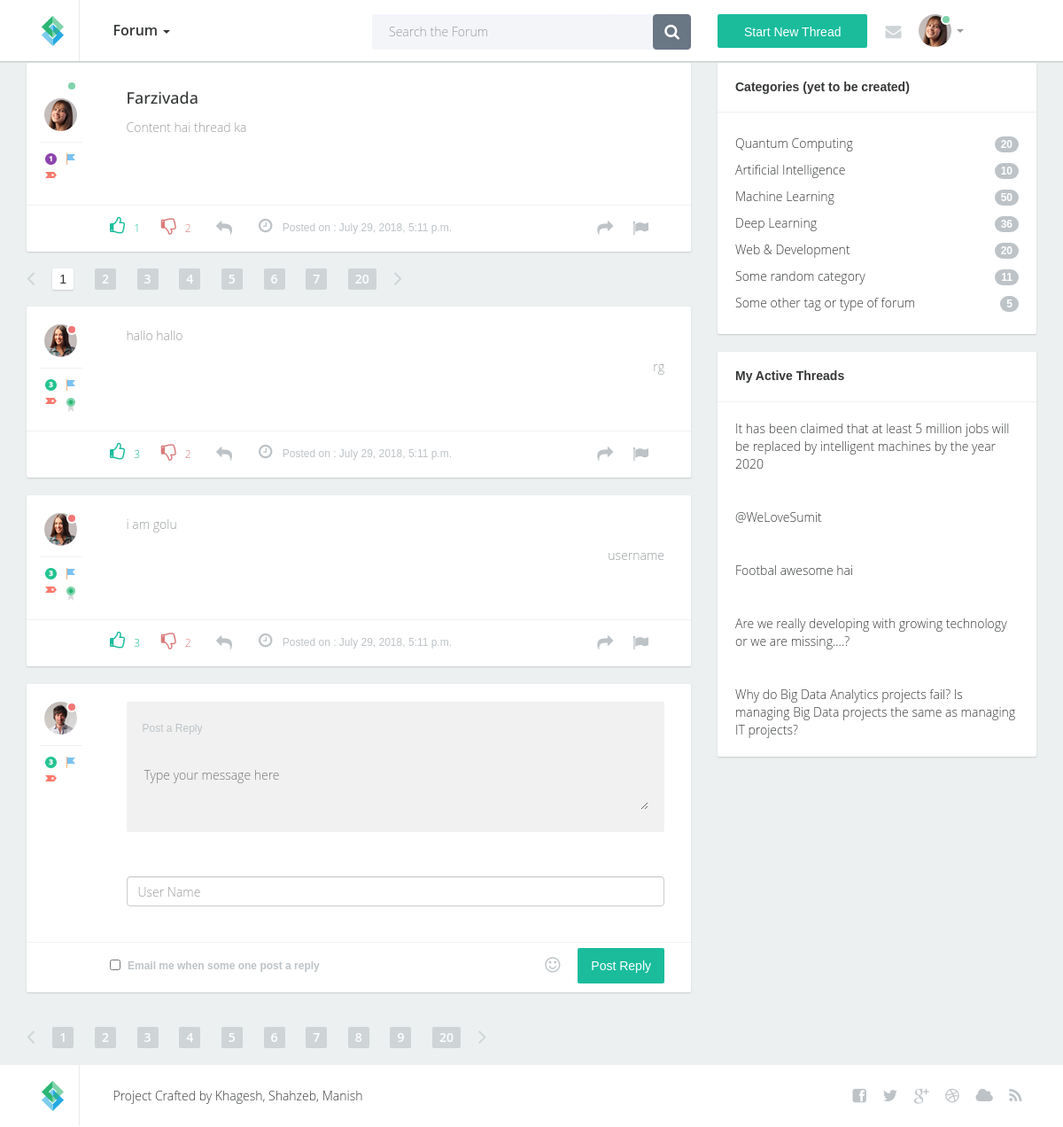
Screenshot of /forum/view/7 with the database file from the repository.
### authenticate_app/models.py (models this page shows, shortened)
class thread(models.Model):
    TOPIC_CHOICES = (
        ('TOPIC1', (
            ('S1', 'Subtopic 1'),
            ('S2', 'Subtopic 2 (Default)'),
        )
        ),
        ('TOPIC2', (
            ('S3', 'Subtopic 3'),
            ('S3', 'Subtopic 4'),
        )
        ),
        ('OT', 'OTHER'),
    )
    user_name = models.CharField(max_length=50)
    subject = models.CharField(max_length=50, unique=True)
    topic = models.CharField(
        max_length=2, choices=TOPIC_CHOICES, default="Subtopic 2")
    datetime = models.DateTimeField(auto_now=True)
    description = models.CharField(max_length = 150)
    post_body = models.TextField()
    likes = models.IntegerField(default = 0)
    dislikes = models.IntegerField(default = 0)

class reply(models.Model):
    parent_post = models.ForeignKey('thread', on_delete=models.CASCADE)
    user_name = models.CharField(max_length=50, default = "Anonymous")
    date_field = models.DateTimeField(auto_now=True)
    reply_body = models.TextField(null = False)
    likes = models.IntegerField(default=0)
    dislikes = models.IntegerField(default = 0)

### authenticate_app/views.py (the view, shortened to what this page needs)
# urls.py: path('view/<int:id>', views.view_thread, name = "viewthread"),
def view_thread(request, id):
    replies = reply.objects.filter(parent_post_id = id)
    all_threads = thread.objects.order_by('datetime')
    thread_data = thread.objects.get(id = id)
    reply_data = {"reply_data" : replies,
                  "thread_data": thread_data,
                  "all_threads": all_threads,
                  "random_img" : "/static/images/avatar{}.jpg".format(RI(1,4)),
                  "title"      : "View Thread",
                  "ide"        : id
                  }
    return render(request, 'thread.html', reply_data)

### template/thread.html (shortened to what this page needs)
{% extends 'base.html' %}
{% load static %}
{% block bodyblock %}
<section class = "content">
                <div class="container">
                    <div class="row">
                        <div class="col-lg-8 col-md-8">
                            <div class="post beforepagination">
                                <div class="topwrap">
                                    <div class="userinfo pull-left">
                                        <div class="avatar"><br>
                                            <img src="{% static "images/avatar1.jpg" %}" alt="" />
                                            <div class="status green">&nbsp;</div>
                                        </div>
                                        <div class="icons">
                                            <img src="{% static "images/icon1.jpg" %}" alt="" /><img src="{% static "images/icon4.jpg" %}" alt="" /><img src="{% static "images/icon5.jpg" %}" alt="" /><img src="{% static "images/icon6.jpg" alt="" />
                                        </div>
                                    </div>
                                    <div class="posttext pull-left">
                                        <h2>{{ thread_data.subject }}</h2>
                                        <p> {{ thread_data.post_body }}</p>
                                    </div>
                                    <div class="clearfix"></div>
                                </div>
                                <div class="postinfobot">
                                    <div class="likeblock pull-left">
                                        <a href="{% url 'upthread' thread_data.id %}" class="up"><i class="fa fa-thumbs-o-up"></i>{{thread_data.likes}}</a>
                                        <a href="{% url 'downthread' thread_data.id %}" class="down">
                                            <i class="fa fa-thumbs-o-down"></i>{{thread_data.dislikes}}</a>
                                    </div>
                                    <div class="prev pull-left">
                                        <a href="#"><i class="fa fa-reply"></i></a>
                                    </div>
                                    <div class="posted pull-left"><i class="fa fa-clock-o"></i> Posted on : {{ thread_data.datetime }}</div>
                                    <div class="next pull-right">
                                        <a href="#"><i class="fa fa-share"></i></a>
                                        <a href="#"><i class="fa fa-flag"></i></a>
                                    </div>
                                    <div class="clearfix"></div>
                                </div>
                            </div>
                            <div class="paginationf">
                                <div class="pull-left"><a href="#" class="prevnext"><i class="fa fa-angle-left"></i></a></div>
                                <div class="pull-left">
                                    <ul class="paginationforum">
                                        <li class="active"><a href="#" class = "active">1</a></li>
                                        <li class="hidden-xs"><a href="#">2</a></li>
                                        <li class="hidden-xs"><a href="#">3</a></li>
                                        <li class="hidden-xs"><a href="#">4</a></li>
                                        <li><a href="#">5</a></li>
                                        <li><a href="#">6</a></li>
                                        <li><a href="#">7</a></li>
                                        <li><a href="#">20</a></li>
                                    </ul>
                                </div>
                                <div class="pull-left"><a href="#" class="prevnext last"><i class="fa fa-angle-right"></i></a></div>
                            </div>
                            {% for reply in reply_data %}
                            <div class="post">
                                <div class="topwrap">
                                    <div class="userinfo pull-left">
                                        <div class="avatar">
                                            <img src="{{random_img}}" alt="" />
                                            <div class="status red">&nbsp;</div>
                                        </div>
                                        <div class="icons">
                                            <img src="{% static "images/icon3.jpg" %}" alt="" /><img src="{% static "images/icon4.jpg" %}" alt="" /><img src="{% static "images/icon5.jpg" %}" alt="" /><img src="{% static "images/icon6.jpg" %}" alt="" />
                                        </div>
                                    </div>
                                    <div class="posttext pull-left">
                                        <p>{{reply.reply_body }}</p>
                                        <p align = "right"></b>{{ reply.user_name }}</p>
                                    </div>
                                    <div class="clearfix"></div>
                                </div>
                                <div class="postinfobot">
                                    <div class="likeblock pull-left">
                                        <a href="{% url 'upreply' reply.id %}" class="up"><i class="fa fa-thumbs-o-up"></i>{{ reply.likes }}</a>
                                        <a href="{% url 'downreply' reply.id %}" class="down"><i class="fa fa-thumbs-o-down"></i>{{ reply.dislikes }}</a>
                                    </div>
                                    <div class="prev pull-left">
                                        <a href="#"><i class="fa fa-reply"></i></a>
                                    </div>
                                    <div class="posted pull-left"><i class="fa fa-clock-o"></i> Posted on : {{ reply.date_field }}</div>
                                    <div class="next pull-right">
                                        <a href="#"><i class="fa fa-share"></i></a>
                                        <a href="#"><i class="fa fa-flag"></i></a>
                                    </div>
                                    <div class="clearfix"></div>
                                </div>
                            </div>
                            {% endfor %}
                            <div class="post">
                                <form action="#" class="form" method="post">
                                    <div class="topwrap">
                                        <div class="userinfo pull-left">
                                            <div class="avatar">
                                                <img src="{% static "images/avatar4.jpg" %}" alt="" />
                                                <div class="status red">&nbsp;</div>
                                            </div>
                                            <div class="icons">
                                                <img src="{% static "images/icon3.jpg" %}" alt="" /><img src="{% static "images/icon4.jpg" %}" alt="" /><img src="{% static "images/icon5.jpg" %}" alt="" /><img src="{% static "images/icon6.jpg" alt="" />
                                            </div>
                                        </div>
                                        <div class="posttext pull-left">
                                            <div class="textwraper">
                                                <div class="postreply">Post a Reply</div>
                                                <textarea name="reply_body" id="reply" placeholder="Type your message here"></textarea>
                                            </div><br>
                                            <div class="row">
                                                <div class="col-lg-12 col-md-12">
                                                    <input type="text" name = "user_name" placeholder="User Name" class="form-control" />
                                                </div>
                                            </div>
                                        </div>
                                    </div>
                                    <div class="postinfobot">
                                        <div class="notechbox pull-left">
                                            <input type="checkbox" name="note" id="note" class="form-control" />
                                        </div>
                                        <div class="pull-left">
                                            <label for="note"> Email me when some one post a reply</label>
                                        </div>
                                        <div class="pull-right postreply">
                                            <div class="pull-left smile"><a href="#"><i class="fa fa-smile-o"></i></a></div>
                                            <div class="pull-left"><button type="submit" class="btn btn-primary">Post Reply</button></div>
                                        </div>
                                        <div class="clearfix"></div>
                                    </div>
                                </form>
                            </div>
                        </div>
<div class="col-lg-4 col-md-4">
    <div class="sidebarblock">
        <h3><b>Categories (yet to be created)</b></h3>
        <div class="divline"></div>
        <div class="blocktxt">
            <ul class="cats">
                <li>
                    <a href="#">Quantum Computing
                        <span class="badge pull-right">20</span>
                    </a>
                </li>
                <li>
                    <a href="#">Artificial Intelligence
                        <span class="badge pull-right">10</span>
                    </a>
                </li>
                <li>
                    <a href="#">Machine Learning
                        <span class="badge pull-right">50</span>
                    </a>
                </li>
                <li>
                    <a href="#">Deep Learning
                        <span class="badge pull-right">36</span>
                    </a>
                </li>
                <li>
                    <a href="#">Web &amp; Development
                        <span class="badge pull-right">20</span>
                    </a>
                </li>
                <li>
                    <a href="#">Some random category
                        <span class="badge pull-right">11</span>
                    </a>
                </li>
                <li>
                    <a href="#">Some other tag or type of forum
                        <span class="badge pull-right">5</span>
                    </a>
                </li>
            </ul>
        </div>
    </div>
                <div class="sidebarblock">
                    <h3><b>My Active Threads</b></h3>
                    <div class="divline"></div>
                    {% for i in all_threads %}
                    <div class="blocktxt">
                        <a href="{% url "viewthread" i.id %}">{{ i.description }}</a>
                    </div>
                    {% endfor %}
                </div>
            </div>
            </div>
            </div>
{% endblock %}

### rows the page displays
thread: subject "Farzivada", post_body "Content hai thread ka", likes "1", dislikes "2", datetime "July 29, 2018, 5:11 p.m.", description "@WeLoveSumit"
reply: reply_body "hallo hallo", user_name "rg", likes "3", dislikes "2", date_field "July 29, 2018, 5:11 p.m."
reply: reply_body "i am golu", user_name "username", likes "3", dislikes "2", date_field "July 29, 2018, 5:11 p.m."
thread: description "It has been claimed that at least 5 million jobs will be replaced by intelligent machines by the year 2020"
thread: description "Footbal awesome hai"
thread: description "Are we really developing with growing technology or we are missing....?"
thread: description "Why do Big Data Analytics projects fail? Is managing Big Data projects the same as managing IT projects?"
